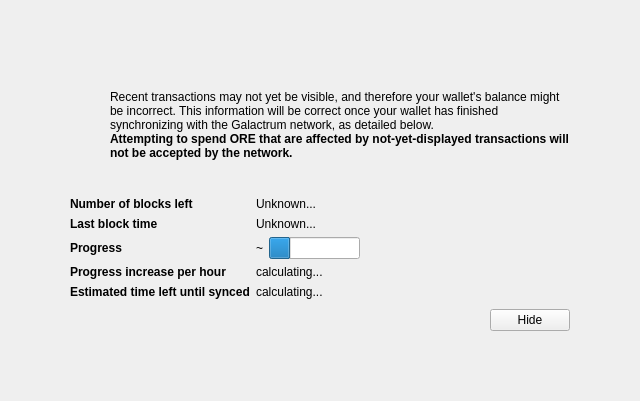
<?xml version="1.0" encoding="UTF-8"?>
<ui version="4.0">
 <class>ModalOverlay</class>
 <widget class="ModalOverlay" name="ModalOverlay">
  <property name="geometry">
   <rect>
    <x>0</x>
    <y>0</y>
    <width>640</width>
    <height>401</height>
   </rect>
  </property>
  <property name="windowTitle">
   <string>Form</string>
  </property>
  <layout class="QVBoxLayout" name="verticalLayout" stretch="0">
   <property name="sizeConstraint">
    <enum>QLayout::SetDefaultConstraint</enum>
   </property>
   <property name="leftMargin">
    <number>0</number>
   </property>
   <property name="topMargin">
    <number>0</number>
   </property>
   <property name="rightMargin">
    <number>0</number>
   </property>
   <property name="bottomMargin">
    <number>0</number>
   </property>
   <item>
    <widget class="QWidget" name="bgWidget" native="true">
     <layout class="QVBoxLayout" name="verticalLayoutMain" stretch="0">
      <property name="leftMargin">
       <number>60</number>
      </property>
      <property name="topMargin">
       <number>60</number>
      </property>
      <property name="rightMargin">
       <number>60</number>
      </property>
      <property name="bottomMargin">
       <number>60</number>
      </property>
      <item>
       <widget class="QWidget" name="contentWidget" native="true">
        <property name="styleSheet">
         <string notr="true"/>
        </property>
        <layout class="QVBoxLayout" name="verticalLayoutSub" stretch="1,0,0,0,0">
         <property name="spacing">
          <number>0</number>
         </property>
         <property name="leftMargin">
          <number>10</number>
         </property>
         <property name="topMargin">
          <number>10</number>
         </property>
         <property name="rightMargin">
          <number>10</number>
         </property>
         <property name="bottomMargin">
          <number>10</number>
         </property>
         <item>
          <layout class="QHBoxLayout" name="horizontalLayoutIconText" stretch="0,1">
           <property name="topMargin">
            <number>20</number>
           </property>
           <item>
            <layout class="QVBoxLayout" name="verticalLayoutIcon">
             <property name="leftMargin">
              <number>0</number>
             </property>
             <item>
              <widget class="QPushButton" name="warningIcon">
               <property name="enabled">
                <bool>false</bool>
               </property>
               <property name="text">
                <string/>
               </property>
               <property name="icon">
                <iconset resource="../galactrum.qrc">
                 <normaloff>:/icons/warning</normaloff>
                 <disabledoff>:/icons/warning</disabledoff>:/icons/warning</iconset>
               </property>
               <property name="iconSize">
                <size>
                 <width>48</width>
                 <height>48</height>
                </size>
               </property>
               <property name="flat">
                <bool>true</bool>
               </property>
              </widget>
             </item>
             <item>
              <spacer name="verticalSpacerWarningIcon">
               <property name="orientation">
                <enum>Qt::Vertical</enum>
               </property>
               <property name="sizeHint" stdset="0">
                <size>
                 <width>20</width>
                 <height>40</height>
                </size>
               </property>
              </spacer>
             </item>
            </layout>
           </item>
           <item>
            <layout class="QVBoxLayout" name="verticalLayoutInfoText">
             <property name="leftMargin">
              <number>0</number>
             </property>
             <property name="topMargin">
              <number>0</number>
             </property>
             <item>
              <widget class="QLabel" name="infoText">
               <property name="text">
                <string>Recent transactions may not yet be visible, and therefore your wallet's balance might be incorrect. This information will be correct once your wallet has finished synchronizing with the Galactrum network, as detailed below.</string>
               </property>
               <property name="textFormat">
                <enum>Qt::RichText</enum>
               </property>
               <property name="wordWrap">
                <bool>true</bool>
               </property>
              </widget>
             </item>
             <item>
              <widget class="QLabel" name="infoTextStrong">
               <property name="font">
                <font>
                 <weight>75</weight>
                 <bold>true</bold>
                </font>
               </property>
               <property name="text">
                <string>Attempting to spend ORE that are affected by not-yet-displayed transactions will not be accepted by the network.</string>
               </property>
               <property name="textFormat">
                <enum>Qt::RichText</enum>
               </property>
               <property name="wordWrap">
                <bool>true</bool>
               </property>
              </widget>
             </item>
             <item>
              <spacer name="verticalSpacerInTextSpace">
               <property name="orientation">
                <enum>Qt::Vertical</enum>
               </property>
               <property name="sizeHint" stdset="0">
                <size>
                 <width>20</width>
                 <height>40</height>
                </size>
               </property>
              </spacer>
             </item>
            </layout>
           </item>
          </layout>
         </item>
         <item>
          <spacer name="verticalSpacerAfterText">
           <property name="orientation">
            <enum>Qt::Vertical</enum>
           </property>
           <property name="sizeHint" stdset="0">
            <size>
             <width>20</width>
             <height>40</height>
            </size>
           </property>
          </spacer>
         </item>
         <item>
          <layout class="QFormLayout" name="formLayout">
           <property name="fieldGrowthPolicy">
            <enum>QFormLayout::FieldsStayAtSizeHint</enum>
           </property>
           <property name="horizontalSpacing">
            <number>6</number>
           </property>
           <property name="verticalSpacing">
            <number>6</number>
           </property>
           <property name="topMargin">
            <number>10</number>
           </property>
           <item row="0" column="0">
            <widget class="QLabel" name="labelNumberOfBlocksLeft">
             <property name="font">
              <font>
               <weight>75</weight>
               <bold>true</bold>
              </font>
             </property>
             <property name="text">
              <string>Number of blocks left</string>
             </property>
            </widget>
           </item>
           <item row="0" column="1">
            <widget class="QLabel" name="numberOfBlocksLeft">
             <property name="text">
              <string>Unknown...</string>
             </property>
            </widget>
           </item>
           <item row="1" column="0">
            <widget class="QLabel" name="labelLastBlockTime">
             <property name="font">
              <font>
               <weight>75</weight>
               <bold>true</bold>
              </font>
             </property>
             <property name="text">
              <string>Last block time</string>
             </property>
            </widget>
           </item>
           <item row="1" column="1">
            <widget class="QLabel" name="newestBlockDate">
             <property name="sizePolicy">
              <sizepolicy hsizetype="Maximum" vsizetype="Preferred">
               <horstretch>0</horstretch>
               <verstretch>0</verstretch>
              </sizepolicy>
             </property>
             <property name="text">
              <string>Unknown...</string>
             </property>
            </widget>
           </item>
           <item row="2" column="0">
            <widget class="QLabel" name="labelSyncDone">
             <property name="font">
              <font>
               <weight>75</weight>
               <bold>true</bold>
              </font>
             </property>
             <property name="text">
              <string>Progress</string>
             </property>
            </widget>
           </item>
           <item row="2" column="1">
            <layout class="QHBoxLayout" name="horizontalLayoutSync" stretch="0,1">
             <item>
              <widget class="QLabel" name="percentageProgress">
               <property name="text">
                <string>~</string>
               </property>
              </widget>
             </item>
             <item>
              <widget class="QProgressBar" name="progressBar">
               <property name="value">
                <number>24</number>
               </property>
               <property name="format">
                <string/>
               </property>
              </widget>
             </item>
            </layout>
           </item>
           <item row="4" column="0">
            <widget class="QLabel" name="labelProgressIncrease">
             <property name="font">
              <font>
               <weight>75</weight>
               <bold>true</bold>
              </font>
             </property>
             <property name="text">
              <string>Progress increase per hour</string>
             </property>
            </widget>
           </item>
           <item row="4" column="1">
            <widget class="QLabel" name="progressIncreasePerH">
             <property name="text">
              <string>calculating...</string>
             </property>
            </widget>
           </item>
           <item row="5" column="0">
            <widget class="QLabel" name="labelEstimatedTimeLeft">
             <property name="font">
              <font>
               <weight>75</weight>
               <bold>true</bold>
              </font>
             </property>
             <property name="text">
              <string>Estimated time left until synced</string>
             </property>
            </widget>
           </item>
           <item row="5" column="1">
            <widget class="QLabel" name="expectedTimeLeft">
             <property name="text">
              <string>calculating...</string>
             </property>
            </widget>
           </item>
          </layout>
         </item>
         <item>
          <layout class="QHBoxLayout" name="horizontalLayoutButtons">
           <property name="leftMargin">
            <number>10</number>
           </property>
           <property name="topMargin">
            <number>10</number>
           </property>
           <item>
            <spacer name="horizontalSpacer">
             <property name="orientation">
              <enum>Qt::Horizontal</enum>
             </property>
             <property name="sizeHint" stdset="0">
              <size>
               <width>40</width>
               <height>20</height>
              </size>
             </property>
            </spacer>
           </item>
           <item>
            <widget class="QPushButton" name="closeButton">
             <property name="text">
              <string>Hide</string>
             </property>
            </widget>
           </item>
          </layout>
         </item>
         <item>
          <layout class="QVBoxLayout" name="verticalLayout_2">
           <item>
            <spacer name="verticalSpacer">
             <property name="orientation">
              <enum>Qt::Vertical</enum>
             </property>
             <property name="sizeHint" stdset="0">
              <size>
               <width>20</width>
               <height>40</height>
              </size>
             </property>
            </spacer>
           </item>
          </layout>
         </item>
        </layout>
       </widget>
      </item>
     </layout>
    </widget>
   </item>
  </layout>
 </widget>
 <customwidgets>
  <customwidget>
   <class>ModalOverlay</class>
   <extends>QWidget</extends>
   <header>modaloverlay.h</header>
   <container>1</container>
  </customwidget>
 </customwidgets>
 <resources>
  <include location="../galactrum.qrc"/>
 </resources>
 <connections/>
</ui>
